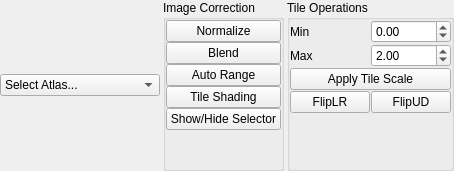
<?xml version="1.0" encoding="UTF-8"?>
<ui version="4.0">
 <class>Form</class>
 <widget class="QWidget" name="Form">
  <property name="geometry">
   <rect>
    <x>0</x>
    <y>0</y>
    <width>454</width>
    <height>171</height>
   </rect>
  </property>
  <property name="windowTitle">
   <string>Form</string>
  </property>
  <layout class="QHBoxLayout" name="horizontalLayout" stretch="5,1,1">
   <property name="spacing">
    <number>3</number>
   </property>
   <property name="leftMargin">
    <number>0</number>
   </property>
   <property name="topMargin">
    <number>0</number>
   </property>
   <property name="rightMargin">
    <number>0</number>
   </property>
   <property name="bottomMargin">
    <number>0</number>
   </property>
   <item>
    <widget class="QFrame" name="frame_3">
     <property name="sizePolicy">
      <sizepolicy hsizetype="Preferred" vsizetype="Preferred">
       <horstretch>100</horstretch>
       <verstretch>0</verstretch>
      </sizepolicy>
     </property>
     <layout class="QGridLayout" name="gridLayout_2">
      <property name="leftMargin">
       <number>0</number>
      </property>
      <property name="topMargin">
       <number>0</number>
      </property>
      <property name="rightMargin">
       <number>0</number>
      </property>
      <property name="bottomMargin">
       <number>0</number>
      </property>
      <property name="spacing">
       <number>0</number>
      </property>
      <item row="0" column="0">
       <widget class="QComboBox" name="atlasCombo">
        <item>
         <property name="text">
          <string>Select Atlas...</string>
         </property>
        </item>
       </widget>
      </item>
      <item row="1" column="0">
       <layout class="QGridLayout" name="atlasLayout">
        <property name="spacing">
         <number>0</number>
        </property>
       </layout>
      </item>
     </layout>
    </widget>
   </item>
   <item>
    <widget class="QGroupBox" name="groupBox_2">
     <property name="sizePolicy">
      <sizepolicy hsizetype="Preferred" vsizetype="Preferred">
       <horstretch>10</horstretch>
       <verstretch>0</verstretch>
      </sizepolicy>
     </property>
     <property name="title">
      <string>Image Correction</string>
     </property>
     <layout class="QVBoxLayout" name="verticalLayout">
      <property name="spacing">
       <number>0</number>
      </property>
      <property name="leftMargin">
       <number>0</number>
      </property>
      <property name="topMargin">
       <number>0</number>
      </property>
      <property name="rightMargin">
       <number>0</number>
      </property>
      <property name="bottomMargin">
       <number>0</number>
      </property>
      <item>
       <widget class="QPushButton" name="normalizeBtn">
        <property name="text">
         <string>Normalize</string>
        </property>
       </widget>
      </item>
      <item>
       <widget class="QPushButton" name="blendBtn">
        <property name="text">
         <string>Blend</string>
        </property>
       </widget>
      </item>
      <item>
       <widget class="QPushButton" name="autoRangeBtn">
        <property name="text">
         <string>Auto Range</string>
        </property>
       </widget>
      </item>
      <item>
       <widget class="QPushButton" name="tileShadingBtn">
        <property name="text">
         <string>Tile Shading</string>
        </property>
       </widget>
      </item>
      <item>
       <widget class="QPushButton" name="showHideBtn">
        <property name="text">
         <string>Show/Hide Selector</string>
        </property>
       </widget>
      </item>
      <item>
       <spacer name="verticalSpacer_2">
        <property name="orientation">
         <enum>Qt::Vertical</enum>
        </property>
        <property name="sizeHint" stdset="0">
         <size>
          <width>20</width>
          <height>40</height>
         </size>
        </property>
       </spacer>
      </item>
     </layout>
    </widget>
   </item>
   <item>
    <widget class="QGroupBox" name="groupBox">
     <property name="title">
      <string>Tile Operations</string>
     </property>
     <layout class="QGridLayout" name="gridLayout">
      <property name="leftMargin">
       <number>0</number>
      </property>
      <property name="topMargin">
       <number>0</number>
      </property>
      <property name="rightMargin">
       <number>0</number>
      </property>
      <property name="bottomMargin">
       <number>0</number>
      </property>
      <property name="spacing">
       <number>1</number>
      </property>
      <item row="0" column="0">
       <widget class="QLabel" name="label_2">
        <property name="text">
         <string>Min</string>
        </property>
       </widget>
      </item>
      <item row="0" column="1">
       <widget class="QDoubleSpinBox" name="mosaicDisplayMin">
        <property name="minimum">
         <double>-1.000000000000000</double>
        </property>
        <property name="maximum">
         <double>65000.000000000000000</double>
        </property>
        <property name="singleStep">
         <double>0.250000000000000</double>
        </property>
       </widget>
      </item>
      <item row="1" column="0">
       <widget class="QLabel" name="label">
        <property name="sizePolicy">
         <sizepolicy hsizetype="Minimum" vsizetype="Preferred">
          <horstretch>100</horstretch>
          <verstretch>0</verstretch>
         </sizepolicy>
        </property>
        <property name="text">
         <string>Max</string>
        </property>
       </widget>
      </item>
      <item row="1" column="1">
       <widget class="QDoubleSpinBox" name="mosaicDisplayMax">
        <property name="maximum">
         <double>65536.000000000000000</double>
        </property>
        <property name="singleStep">
         <double>0.250000000000000</double>
        </property>
        <property name="value">
         <double>2.000000000000000</double>
        </property>
       </widget>
      </item>
      <item row="2" column="0" colspan="2">
       <widget class="QPushButton" name="mosaicApplyScaleBtn">
        <property name="text">
         <string>Apply Tile Scale</string>
        </property>
       </widget>
      </item>
      <item row="3" column="1">
       <widget class="QPushButton" name="mosaicFlipUDBtn">
        <property name="text">
         <string>FlipUD</string>
        </property>
       </widget>
      </item>
      <item row="3" column="0">
       <widget class="QPushButton" name="mosaicFlipLRBtn">
        <property name="text">
         <string>FlipLR</string>
        </property>
       </widget>
      </item>
      <item row="4" column="0" colspan="2">
       <spacer name="verticalSpacer">
        <property name="orientation">
         <enum>Qt::Vertical</enum>
        </property>
        <property name="sizeHint" stdset="0">
         <size>
          <width>20</width>
          <height>40</height>
         </size>
        </property>
       </spacer>
      </item>
     </layout>
    </widget>
   </item>
  </layout>
 </widget>
 <resources/>
 <connections/>
</ui>
